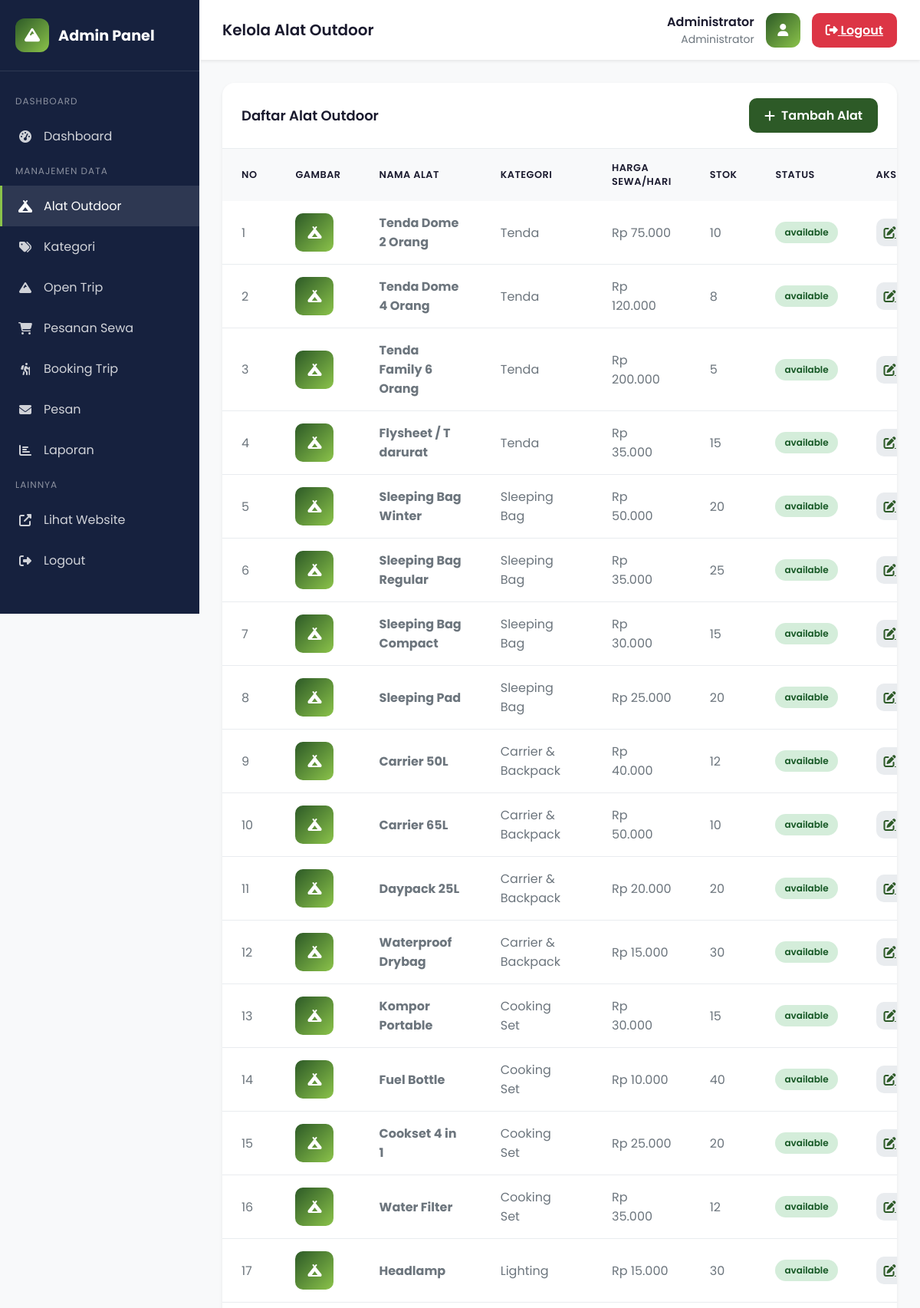
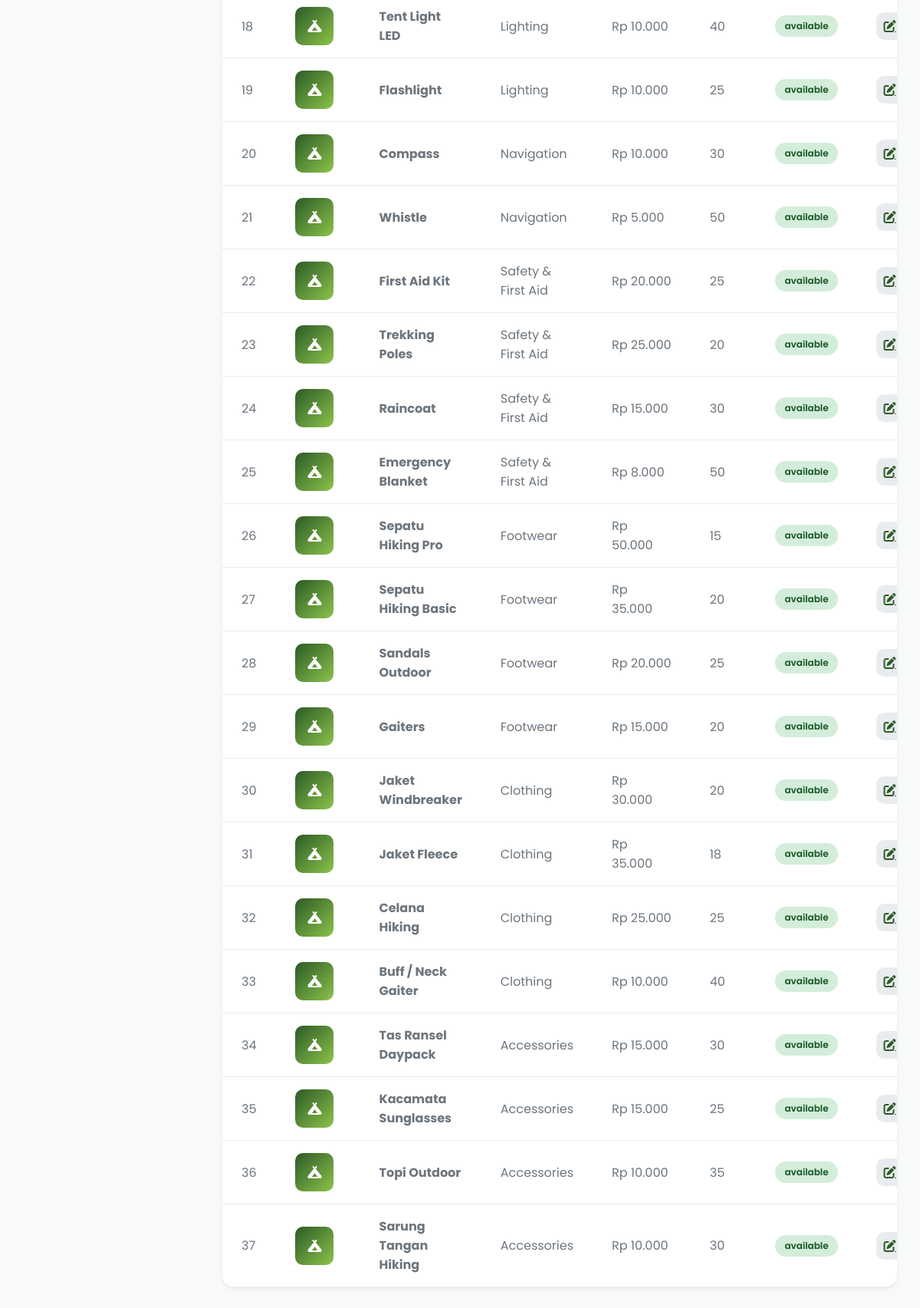
The page /admin/products/index.php (signed in) on the database its author committed (2 pictures, top to bottom).
### tables this page shows
CREATE TABLE IF NOT EXISTS products (
    id INT PRIMARY KEY AUTO_INCREMENT,
    nama_produk VARCHAR(200) NOT NULL,
    deskripsi TEXT,
    harga_sewa_harian DECIMAL(10,2) NOT NULL,
    harga_sewa_mingguan DECIMAL(10,2),
    harga_sewa_bulanan DECIMAL(10,2),
    stok INT NOT NULL DEFAULT 0,
    kategori_id INT,
    gambar VARCHAR(255),
    status ENUM('available', 'rented', 'maintenance') DEFAULT 'available',
    created_at TIMESTAMP DEFAULT CURRENT_TIMESTAMP,
    FOREIGN KEY (kategori_id) REFERENCES categories(id) ON DELETE SET NULL
);

CREATE TABLE IF NOT EXISTS categories (
    id INT PRIMARY KEY AUTO_INCREMENT,
    nama_kategori VARCHAR(100) NOT NULL,
    deskripsi TEXT,
    gambar VARCHAR(255),
    created_at TIMESTAMP DEFAULT CURRENT_TIMESTAMP
);

### config/functions.php (called while the page is built, shortened)
<?php
require_once 'database.php';
function getAllProducts($limit = null)
{
    global $conn;
    $sql = "SELECT p.*, c.nama_kategori
            FROM products p
            LEFT JOIN categories c ON p.kategori_id = c.id
            ORDER BY p.created_at DESC";
    $result = $conn->query($sql);
    return $result->fetch_all(MYSQLI_ASSOC);
}

### admin/products/index.php (the view, shortened to what this page needs)
<?php
require_once '../../config/functions.php';
$products = getAllProducts();
?>
<!DOCTYPE html>
<html lang="id">
<head>
    <link rel="stylesheet" href="https://cdnjs.cloudflare.com/ajax/libs/font-awesome/6.4.0/css/all.min.css">
</head>
<body>
    <aside class="sidebar">
        <div class="sidebar-brand">
            <div class="logo-icon"><i class="fas fa-mountain"></i></div>
            <span>Admin Panel</span>
        </div>
        <nav class="sidebar-menu">
            <div class="menu-section">Dashboard</div>
            <a href="../index.php" class="menu-item">
                <i class="fas fa-tachometer-alt"></i>
                <span>Dashboard</span>
            </a>
            <div class="menu-section">Manajemen Data</div>
            <a href="index.php" class="menu-item active">
                <i class="fas fa-campground"></i>
                <span>Alat Outdoor</span>
            </a>
            <a href="../categories/index.php" class="menu-item">
                <i class="fas fa-tags"></i>
                <span>Kategori</span>
            </a>
            <a href="../trips/index.php" class="menu-item">
                <i class="fas fa-mountain"></i>
                <span>Open Trip</span>
            </a>
            <a href="../orders/index.php" class="menu-item">
                <i class="fas fa-shopping-cart"></i>
                <span>Pesanan Sewa</span>
            </a>
            <a href="../trips/bookings/index.php" class="menu-item">
                <i class="fas fa-hiking"></i>
                <span>Booking Trip</span>
            </a>
            <a href="../messages/index.php" class="menu-item">
                <i class="fas fa-envelope"></i>
                <span>Pesan</span>
            </a>
            <a href="../reports/index.php" class="menu-item">
                <i class="fas fa-chart-bar"></i>
                <span>Laporan</span>
            </a>
            <div class="menu-section">Lainnya</div>
            <a href="../../index.php" class="menu-item" target="_blank">
                <i class="fas fa-external-link-alt"></i>
                <span>Lihat Website</span>
            </a>
            <a href="../logout.php" class="menu-item">
                <i class="fas fa-sign-out-alt"></i>
                <span>Logout</span>
            </a>
        </nav>
    </aside>
    <main class="main-content">
        <header class="admin-header">
            <h1 class="header-title">Kelola Alat Outdoor</h1>
            <div class="header-user">
                <div class="user-info">
                    <div class="user-name"><?= $_SESSION['admin_nama'] ?></div>
                    <div class="user-role">Administrator</div>
                </div>
                <div class="user-avatar"><i class="fas fa-user"></i></div>
                <a href="../logout.php" class="btn-logout"><i class="fas fa-sign-out-alt"></i> Logout</a>
            </div>
        </header>
        <div class="content">
            <div class="card">
                <div class="card-header">
                    <h2 class="card-title">Daftar Alat Outdoor</h2>
                    <a href="add.php" class="btn-add">
                        <i class="fas fa-plus"></i> Tambah Alat
                    </a>
                </div>
                <?php if (count($products) > 0): ?>
                    <table class="table">
                        <thead>
                            <tr>
                                <th>No</th>
                                <th>Gambar</th>
                                <th>Nama Alat</th>
                                <th>Kategori</th>
                                <th>Harga Sewa/Hari</th>
                                <th>Stok</th>
                                <th>Status</th>
                                <th>Aksi</th>
                            </tr>
                        </thead>
                        <tbody>
                            <?php foreach ($products as $index => $product): ?>
                                <tr>
                                    <td><?= $index + 1 ?></td>
                                    <td>
                                        <div
                                            style="width: 50px; height: 50px; background: linear-gradient(135deg, var(--primary), var(--primary-accent)); border-radius: 10px; display: flex; align-items: center; justify-content: center; color: white;">
                                            <i class="fas fa-campground"></i>
                                        </div>
                                    </td>
                                    <td><strong><?= $product['nama_produk'] ?></strong></td>
                                    <td><?= $product['nama_kategori'] ?></td>
                                    <td>Rp <?= number_format($product['harga_sewa_harian'] ?? $product['harga'], 0, ',', '.') ?>
                                    </td>
                                    <td><?= $product['stok'] ?? 0 ?></td>
                                    <td>
                                        <span class="status-badge <?= $product['status'] ?? 'available' ?>">
                                            <?= $product['status'] ?? 'available' ?>
                                        </span>
                                    </td>
                                    <td>
                                        <div class="action-btns">
                                            <a href="edit.php?id=<?= $product['id'] ?>" class="btn-action btn-edit"
                                                title="Edit">
                                                <i class="fas fa-edit"></i>
                                            </a>
                                        </div>
                                    </td>
                                </tr>
                            <?php endforeach; ?>
                        </tbody>
                    </table>
                <?php endif; ?>
            </div>
        </div>
    </main>
</body>
</html>

### admin/products/index.php (style rules this page uses)
:root { --primary: #2d5a27; --primary-dark: #1e3d1a; --primary-light: #4a7c44; --primary-accent: #8bc34a; --dark: #1a1a2e; --dark-secondary: #16213e; --white: #ffffff; --gray-100: #f8f9fa; --gray-200: #e9ecef; --gray-600: #6c757d; --danger: #dc3545; --success: #28a745; --shadow: 0 0.125rem 0.25rem rgba(0, 0, 0, 0.075); }
* { margin: 0; padding: 0; box-sizing: border-box; }
body { font-family: 'Poppins', -apple-system, BlinkMacSystemFont, sans-serif; background: var(--gray-100); min-height: 100vh; }
.sidebar { position: fixed; top: 0; left: 0; width: 260px; height: 100vh; background: var(--dark-secondary); color: var(--white); z-index: 100; }
.sidebar-brand { padding: 24px 20px; display: flex; align-items: center; gap: 12px; border-bottom: 1px solid rgba(255, 255, 255, 0.1); }
.sidebar-brand .logo-icon { width: 44px; height: 44px; background: linear-gradient(135deg, var(--primary), var(--primary-accent)); border-radius: 12px; display: flex; align-items: center; justify-content: center; font-size: 1.25rem; }
.sidebar-brand span { font-size: 1.2rem; font-weight: 700; }
.sidebar-menu { padding: 20px 0; }
.menu-section { padding: 10px 20px; font-size: 0.75rem; text-transform: uppercase; color: rgba(255, 255, 255, 0.5); letter-spacing: 1px; }
.menu-item { padding: 14px 20px; display: flex; align-items: center; gap: 14px; color: rgba(255, 255, 255, 0.8); text-decoration: none; transition: all 0.3s; border-left: 3px solid transparent; }
.menu-item:hover, .menu-item.active { background: rgba(255, 255, 255, 0.1); color: var(--white); border-left-color: var(--primary-accent); }
.menu-item i { width: 20px; text-align: center; }
.main-content { margin-left: 260px; min-height: 100vh; }
.admin-header { background: var(--white); padding: 16px 30px; display: flex; justify-content: space-between; align-items: center; box-shadow: var(--shadow); }
.header-title { font-size: 1.25rem; font-weight: 600; color: var(--dark); }
.header-user { display: flex; align-items: center; gap: 15px; }
.user-info { text-align: right; }
.user-name { font-weight: 600; color: var(--dark); }
.user-role { font-size: 0.875rem; color: var(--gray-600); }
.user-avatar { width: 45px; height: 45px; background: linear-gradient(135deg, var(--primary), var(--primary-accent)); border-radius: 12px; display: flex; align-items: center; justify-content: center; color: var(--white); }
.btn-logout { padding: 10px 18px; background: var(--danger); color: var(--white); border: none; border-radius: 10px; cursor: pointer; font-weight: 600; }
.content { padding: 30px; }
.card { background: var(--white); border-radius: 16px; box-shadow: var(--shadow); overflow: hidden; }
.card-header { padding: 20px 25px; border-bottom: 1px solid var(--gray-200); display: flex; justify-content: space-between; align-items: center; }
.card-title { font-size: 1.125rem; font-weight: 600; color: var(--dark); }
.btn-add { padding: 10px 20px; background: var(--primary); color: var(--white); border: none; border-radius: 10px; font-weight: 600; cursor: pointer; text-decoration: none; display: inline-flex; align-items: center; gap: 8px; }
.table { width: 100%; border-collapse: collapse; }
.table th, .table td { padding: 16px 25px; text-align: left; }
.table th { background: var(--gray-100); font-weight: 600; color: var(--dark); font-size: 0.8rem; text-transform: uppercase; letter-spacing: 0.5px; }
.table td { border-bottom: 1px solid var(--gray-200); color: var(--gray-600); }
.status-badge { display: inline-block; padding: 5px 12px; border-radius: 20px; font-size: 0.75rem; font-weight: 600; }
.status-badge.active, .status-badge.available { background: #d4edda; color: #155724; }
.action-btns { display: flex; gap: 8px; }
.btn-action { width: 36px; height: 36px; border: none; border-radius: 10px; cursor: pointer; display: flex; align-items: center; justify-content: center; transition: all 0.3s; }
.btn-edit { background: var(--gray-200); color: var(--primary); }

### rows shown on the page
products: nama_produk "Tenda Dome 2 Orang", kategori.nama_kategori "Tenda", harga_sewa_harian "75.000", stok "10", status "available"
products: nama_produk "Tenda Dome 4 Orang", kategori.nama_kategori "Tenda", harga_sewa_harian "120.000", stok "8", status "available"
products: nama_produk "Tenda Family 6 Orang", kategori.nama_kategori "Tenda", harga_sewa_harian "200.000", stok "5", status "available"
products: nama_produk "Flysheet / T darurat", kategori.nama_kategori "Tenda", harga_sewa_harian "35.000", stok "15", status "available"
products: nama_produk "Sleeping Bag Winter", kategori.nama_kategori "Sleeping Bag", harga_sewa_harian "50.000", stok "20", status "available"
products: nama_produk "Sleeping Bag Regular", kategori.nama_kategori "Sleeping Bag", harga_sewa_harian "35.000", stok "25", status "available"
products: nama_produk "Sleeping Bag Compact", kategori.nama_kategori "Sleeping Bag", harga_sewa_harian "30.000", stok "15", status "available"
products: nama_produk "Sleeping Pad", kategori.nama_kategori "Sleeping Bag", harga_sewa_harian "25.000", stok "20", status "available"
products: nama_produk "Carrier 50L", kategori.nama_kategori "Carrier & Backpack", harga_sewa_harian "40.000", stok "12", status "available"
products: nama_produk "Carrier 65L", kategori.nama_kategori "Carrier & Backpack", harga_sewa_harian "50.000", stok "10", status "available"
products: nama_produk "Daypack 25L", kategori.nama_kategori "Carrier & Backpack", harga_sewa_harian "20.000", stok "20", status "available"
products: nama_produk "Waterproof Drybag", kategori.nama_kategori "Carrier & Backpack", harga_sewa_harian "15.000", stok "30", status "available"
products: nama_produk "Kompor Portable", kategori.nama_kategori "Cooking Set", harga_sewa_harian "30.000", stok "15", status "available"
products: nama_produk "Fuel Bottle", kategori.nama_kategori "Cooking Set", harga_sewa_harian "10.000", stok "40", status "available"
products: nama_produk "Cookset 4 in 1", kategori.nama_kategori "Cooking Set", harga_sewa_harian "25.000", stok "20", status "available"
products: nama_produk "Water Filter", kategori.nama_kategori "Cooking Set", harga_sewa_harian "35.000", stok "12", status "available"
products: nama_produk "Headlamp", kategori.nama_kategori "Lighting", harga_sewa_harian "15.000", stok "30", status "available"
products: nama_produk "Tent Light LED", kategori.nama_kategori "Lighting", harga_sewa_harian "10.000", stok "40", status "available"
products: nama_produk "Flashlight", kategori.nama_kategori "Lighting", harga_sewa_harian "10.000", stok "25", status "available"
products: nama_produk "Compass", kategori.nama_kategori "Navigation", harga_sewa_harian "10.000", stok "30", status "available"
products: nama_produk "Whistle", kategori.nama_kategori "Navigation", harga_sewa_harian "5.000", stok "50", status "available"
products: nama_produk "First Aid Kit", kategori.nama_kategori "Safety & First Aid", harga_sewa_harian "20.000", stok "25", status "available"
products: nama_produk "Trekking Poles", kategori.nama_kategori "Safety & First Aid", harga_sewa_harian "25.000", stok "20", status "available"
products: nama_produk "Raincoat", kategori.nama_kategori "Safety & First Aid", harga_sewa_harian "15.000", stok "30", status "available"
products: nama_produk "Emergency Blanket", kategori.nama_kategori "Safety & First Aid", harga_sewa_harian "8.000", stok "50", status "available"
products: nama_produk "Sepatu Hiking Pro", kategori.nama_kategori "Footwear", harga_sewa_harian "50.000", stok "15", status "available"
products: nama_produk "Sepatu Hiking Basic", kategori.nama_kategori "Footwear", harga_sewa_harian "35.000", stok "20", status "available"
products: nama_produk "Sandals Outdoor", kategori.nama_kategori "Footwear", harga_sewa_harian "20.000", stok "25", status "available"
products: nama_produk "Gaiters", kategori.nama_kategori "Footwear", harga_sewa_harian "15.000", stok "20", status "available"
products: nama_produk "Jaket Windbreaker", kategori.nama_kategori "Clothing", harga_sewa_harian "30.000", stok "20", status "available"
products: nama_produk "Jaket Fleece", kategori.nama_kategori "Clothing", harga_sewa_harian "35.000", stok "18", status "available"
products: nama_produk "Celana Hiking", kategori.nama_kategori "Clothing", harga_sewa_harian "25.000", stok "25", status "available"
products: nama_produk "Buff / Neck Gaiter", kategori.nama_kategori "Clothing", harga_sewa_harian "10.000", stok "40", status "available"
products: nama_produk "Tas Ransel Daypack", kategori.nama_kategori "Accessories", harga_sewa_harian "15.000", stok "30", status "available"
products: nama_produk "Kacamata Sunglasses", kategori.nama_kategori "Accessories", harga_sewa_harian "15.000", stok "25", status "available"
products: nama_produk "Topi Outdoor", kategori.nama_kategori "Accessories", harga_sewa_harian "10.000", stok "35", status "available"
products: nama_produk "Sarung Tangan Hiking", kategori.nama_kategori "Accessories", harga_sewa_harian "10.000", stok "30", status "available"

### other values the page prints
$_SESSION['admin_nama'] "Administrator"
